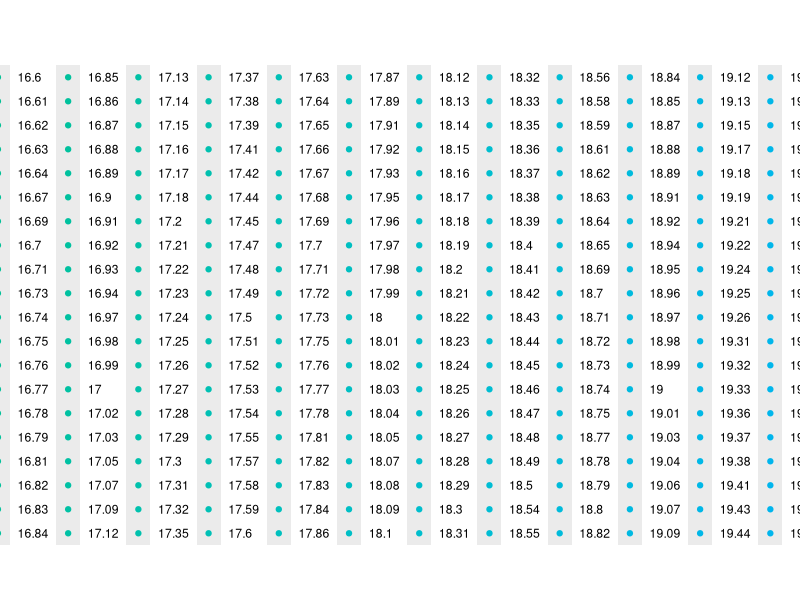

R code for this plot:
## Plotting Temperature Distributions from the Field Seln Expeiments from 1999
# Taylor M. Hatcher
# 
#
#
#
# install required packages
install.packages("readxl")
# Load required libraries
library(data.table)
library(ggplot2)
library(lubridate)
library(dplyr)
library(tidyr)
library(readxl)


# set working directory to github repository
setwd("~/Desktop/Repos/WARP2024")

#Load data and exclude the first rows but keep header names
Colnames <- as.character(read_xlsx("UWCUH.MetData.Seln2.Aug1999.jdatecorrected.Taylorsversion.xlsx", n_max = 1, col_names = FALSE))
histmicroclimdata <- read_xlsx(path = "UWCUH.MetData.Seln2.Aug1999.jdatecorrected.Taylorsversion.xlsx", skip = 7, col_names = Colnames)

# Convert LONGTIME to a proper datetime format 
histmicroclimdata$LONGTIME <- as.POSIXct(histmicroclimdata$LONGTIME, format = "%Y-%m-%d %H:%M:%S")

# Extract only the time in HH:MM format
histmicroclimdata$LONGTIME <- format(histmicroclimdata$LONGTIME, "%H:%M")

# Combine DATE and LONGTIME into a single datetime column
histmicroclimdata <- histmicroclimdata %>%
  mutate(
    DATETIME = paste(DATE, LONGTIME),        # Combine DATE and LONGTIME
    DATETIME = ymd_hm(DATETIME)             # Parse combined column as datetime
  )

TemperaturePlot <- ggplot(histmicroclimdata, aes(x = DATETIME, y = TM1)) +
  geom_point(data=histmicroclimdata, stat="identity", position="identity", aes(color = as.factor(TM1))) +
  labs(title = "2024 Atmospheric Science UW farm Wstation Temperature")
print(TemperaturePlot)
